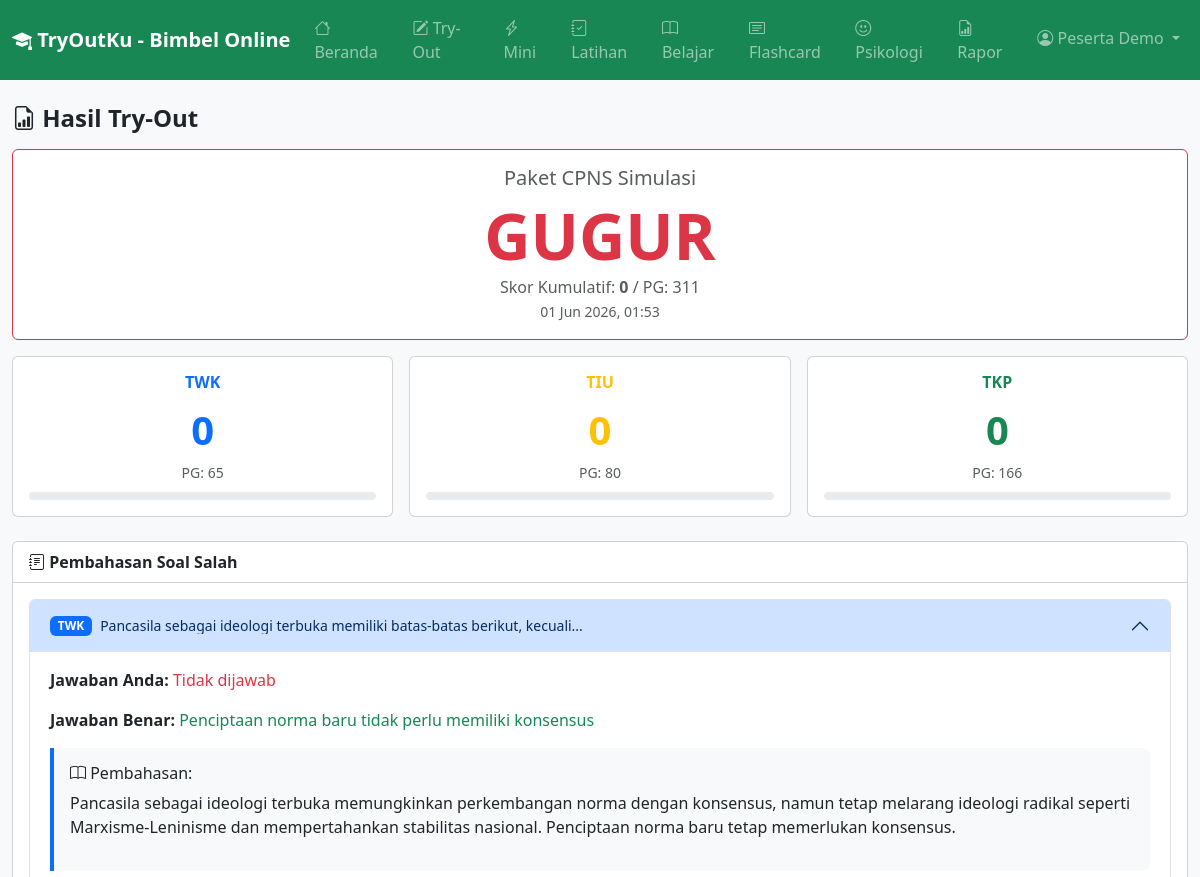
Page /peserta/tryout_hasil.php?id=10 (signed in, upper part) on the earlier database version.
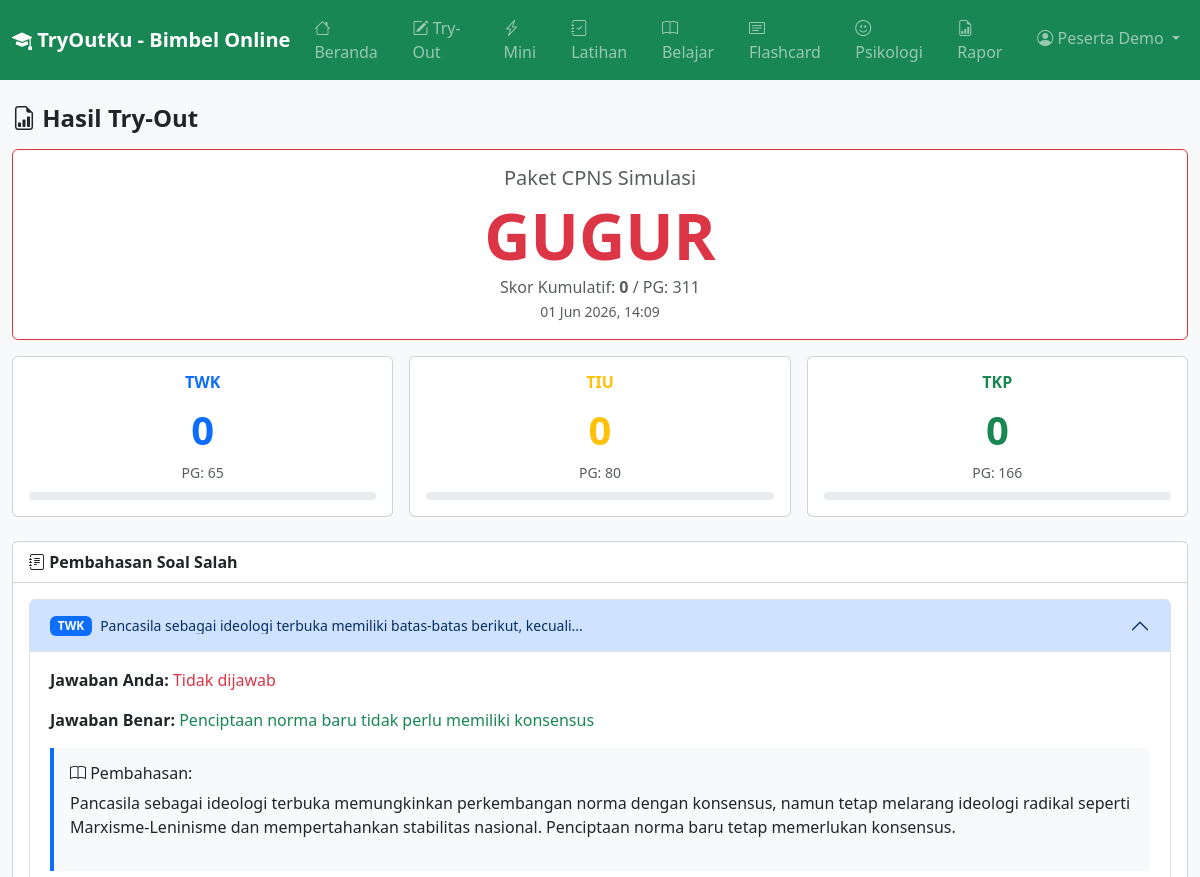
Same page on the later database version.
### tables this page shows
CREATE TABLE `hasil_ujian` (
  `id` int(11) NOT NULL,
  `user_id` int(11) NOT NULL,
  `paket_ujian_id` int(11) DEFAULT NULL,
  `tanggal_mulai` datetime DEFAULT NULL,
  `tanggal_selesai` datetime DEFAULT NULL,
  `skor_twk` int(5) NOT NULL DEFAULT 0,
  `skor_tiu` int(5) NOT NULL DEFAULT 0,
  `skor_tkp` int(5) NOT NULL DEFAULT 0,
  `skor_kumulatif` int(5) NOT NULL DEFAULT 0,
  `status_lulus` enum('lulus','gugur','proses') DEFAULT 'proses',
  `created_at` datetime DEFAULT current_timestamp()
);

CREATE TABLE `paket_ujian` (
  `id` int(11) NOT NULL,
  `kategori_ujian_id` int(11) NOT NULL,
  `nama_paket` varchar(100) NOT NULL,
  `deskripsi` text DEFAULT NULL,
  `jumlah_soal_twk` int(5) NOT NULL DEFAULT 0,
  `jumlah_soal_tiu` int(5) NOT NULL DEFAULT 0,
  `jumlah_soal_tkp` int(5) NOT NULL DEFAULT 0,
  `waktu_menit` int(5) NOT NULL DEFAULT 90,
  `status` enum('aktif','nonaktif') DEFAULT 'aktif',
  `created_at` datetime DEFAULT current_timestamp()
);

CREATE TABLE `kategori_ujian` (
  `id` int(11) NOT NULL,
  `nama` varchar(50) NOT NULL,
  `deskripsi` text DEFAULT NULL,
  `passing_grade_twk` int(5) NOT NULL DEFAULT 65,
  `passing_grade_tiu` int(5) NOT NULL DEFAULT 80,
  `passing_grade_tkp` int(5) NOT NULL DEFAULT 166,
  `passing_grade_kumulatif` int(5) NOT NULL DEFAULT 311,
  `waktu_pengerjaan` int(5) NOT NULL DEFAULT 90,
  `jumlah_soal` int(5) NOT NULL DEFAULT 100,
  `jumlah_soal_twk` int(5) NOT NULL DEFAULT 35,
  `jumlah_soal_tiu` int(5) NOT NULL DEFAULT 30,
  `jumlah_soal_tkp` int(5) NOT NULL DEFAULT 35,
  `created_at` datetime DEFAULT current_timestamp()
);

### includes/functions.php (called while the page is built, shortened)
<?php
function e($str) {
    return htmlspecialchars($str ?? '', ENT_QUOTES, 'UTF-8');
}
function formatTanggal($datetime) {
    return date('d M Y, H:i', strtotime($datetime));
}
function getJenisTesLabel($jenis) {
    $map = ['twk' => 'TWK', 'tiu' => 'TIU', 'tkp' => 'TKP'];
    return $map[$jenis] ?? strtoupper($jenis);
}
function getJenisTesColor($jenis) {
    $map = ['twk' => 'primary', 'tiu' => 'warning', 'tkp' => 'success'];
    return $map[$jenis] ?? 'secondary';
}

### peserta/tryout_hasil.php (the view, shortened to what the changed rows need)
<?php
require_once __DIR__ . '/../includes/functions.php';
$hasil_id = intval($_GET['id']); $user_id = $_SESSION['user_id'];
$stmt = $conn->prepare('SELECT h.*, p.nama_paket, p.waktu_menit, k.nama as kategori_nama, k.passing_grade_twk, k.passing_grade_tiu, k.passing_grade_tkp, k.passing_grade_kumulatif FROM hasil_ujian h JOIN paket_ujian p ON h.paket_ujian_id = p.id JOIN kategori_ujian k ON p.kategori_ujian_id = k.id WHERE h.id = ? AND h.user_id = ?');
$stmt->bind_param('ii', $hasil_id, $user_id); $stmt->execute(); $hasil = $stmt->get_result()->fetch_assoc();
$salah = $conn->query("SELECT dj.*, s.pertanyaan, s.pembahasan, s.tips_triks, s.jenis_tes, s.topik, o.teks_jawaban as jawaban_benar_teks, o2.teks_jawaban as jawaban_peserta_teks FROM detail_jawaban dj JOIN soal s ON dj.soal_id = s.id LEFT JOIN opsi_jawaban o ON o.soal_id = s.id AND o.is_kunci = 1 LEFT JOIN opsi_jawaban o2 ON o2.id = dj.opsi_dipilih_id WHERE dj.hasil_ujian_id = $hasil_id AND dj.nilai_diperoleh = 0 ORDER BY s.jenis_tes, s.id LIMIT 20");
require_once __DIR__ . '/../includes/header.php';
?>
<div class="container py-4">
    <div class="row g-3 mb-4">
        <div class="col-12">
            <div class="card border-<?= $hasil['status_lulus'] === 'lulus' ? 'success' : 'danger' ?>">
                <div class="card-body text-center">
                    <h5 class="text-muted"><?= e($hasil['nama_paket']) ?></h5>
                    <div class="display-3 fw-bold text-<?= $hasil['status_lulus'] === 'lulus' ? 'success' : 'danger' ?>"><?= $hasil['status_lulus'] === 'lulus' ? 'LULUS' : 'GUGUR' ?></div>
                    <p class="text-muted mb-0">Skor Kumulatif: <strong><?= $hasil['skor_kumulatif'] ?></strong> / PG: <?= $hasil['passing_grade_kumulatif'] ?></p>
                    <small class="text-muted"><?= formatTanggal($hasil['tanggal_selesai'] ?? $hasil['created_at']) ?></small>
                </div>
            </div>
        </div>
    </div>
    <div class="card">
        <div class="card-body">
            <?php if ($salah->num_rows === 0): ?>
                <div class="alert alert-success"><i class="bi bi-trophy"></i> Semua soal benar!</div>
            <?php else: ?>
                <div class="accordion" id="accordionSalah">
                    <?php $idx = 1; while ($row = $salah->fetch_assoc()): ?>
                    <div class="accordion-item">
                        <h2 class="accordion-header"><button class="accordion-button <?= $idx>1?'collapsed':'' ?>" type="button" data-bs-toggle="collapse" data-bs-target="#c<?= $idx ?>"><span class="badge bg-<?= getJenisTesColor($row['jenis_tes']) ?> me-2"><?= getJenisTesLabel($row['jenis_tes']) ?></span><small class="text-truncate d-inline-block" style="max-width:70%"><?= strip_tags($row['pertanyaan']) ?></small></button></h2>
                    </div>
                    <?php $idx++; endwhile; ?>
                </div>
            <?php endif; ?>
        </div>
    </div>
</div>
<?php require_once __DIR__ . '/../includes/footer.php'; ?>

Differences in the rows shown:
changed hasil_ujian "Paket CPNS Simulasi": tanggal_selesai "01 Jun 2026, 01:53" → "01 Jun 2026, 14:09"
